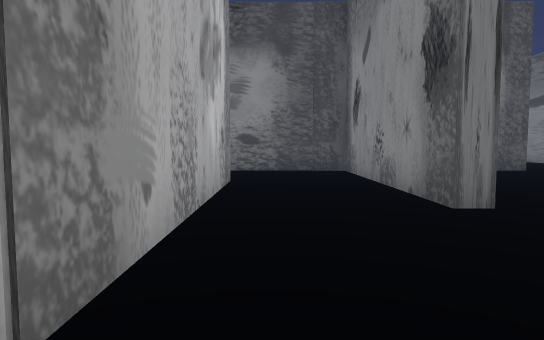
[1] (above)

18 first-person views from a walk through a Unity game level. The camera is 1.5 m above the floor, tilts 4° down and sees 75° across. The floor is counted in squares, 2 m on a side. Each view is taken from the middle of a square. On the plan, view 1 faces up. The plan holds only what a view shows up to about 11 squares ahead; the rest is blank. The place goes on beyond the plan. The player is left out. Some surface patterns are stand-ins.

[2]
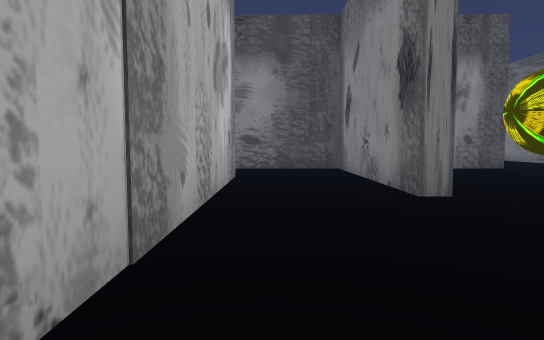

[3]
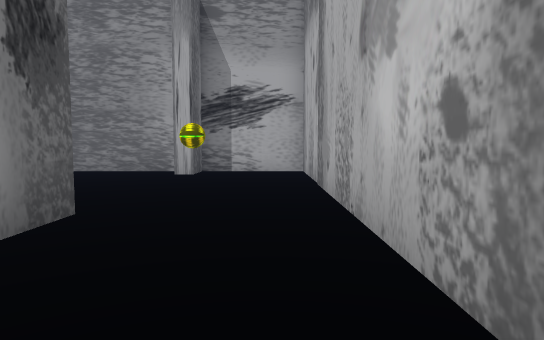

[4]
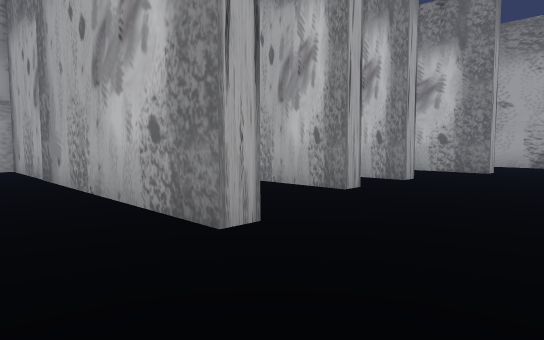

[5]
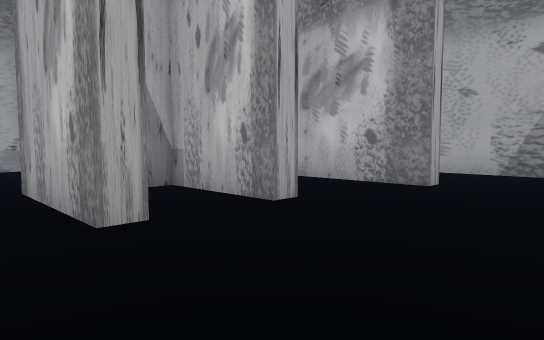

[6]
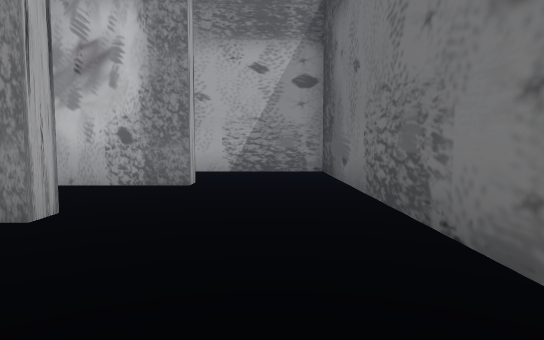

[7]
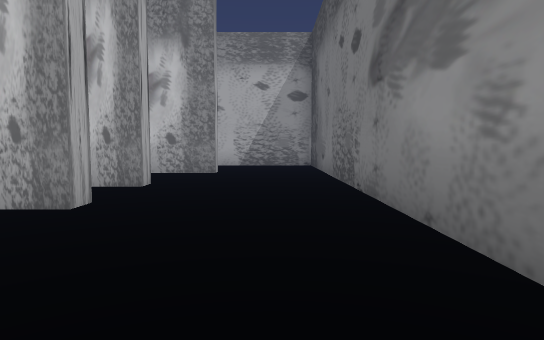

[8]
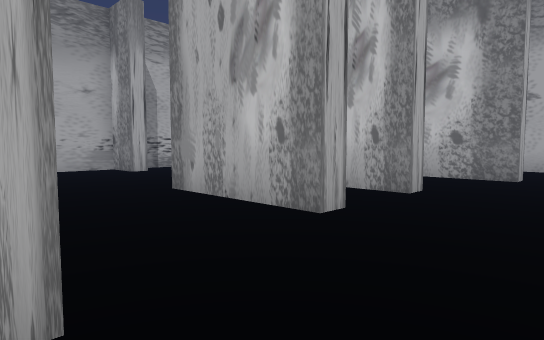

[9]
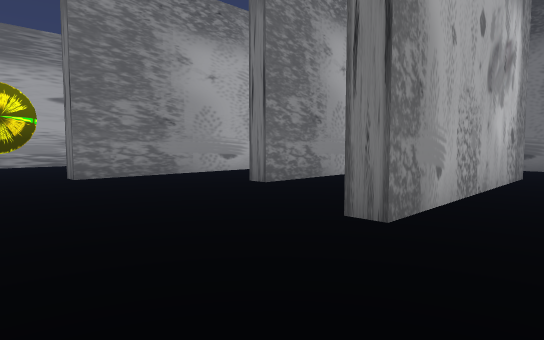

[10]
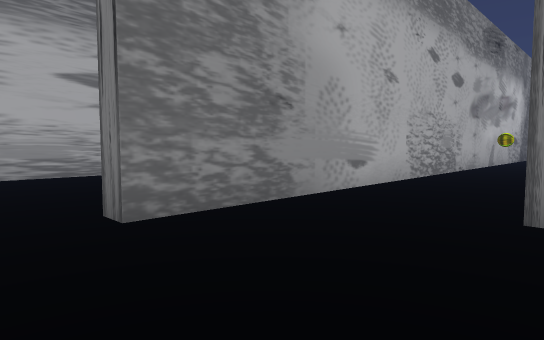

[11]
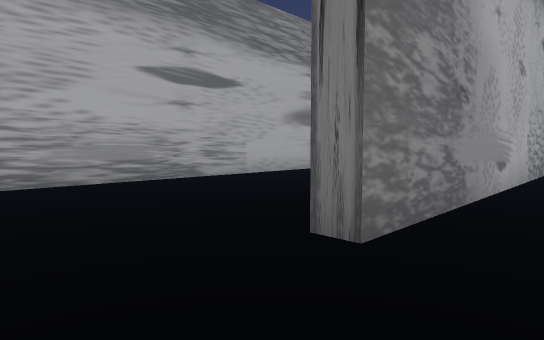

[12]
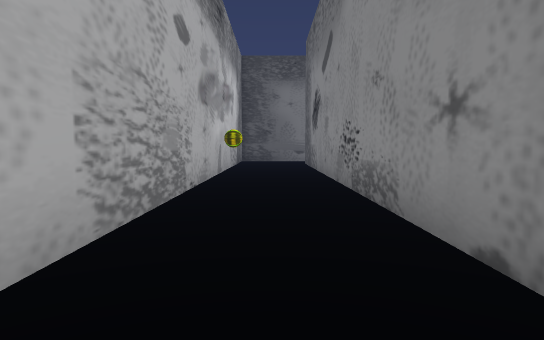

[13]
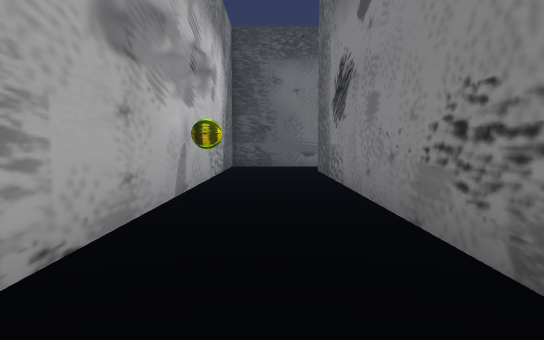

[14]
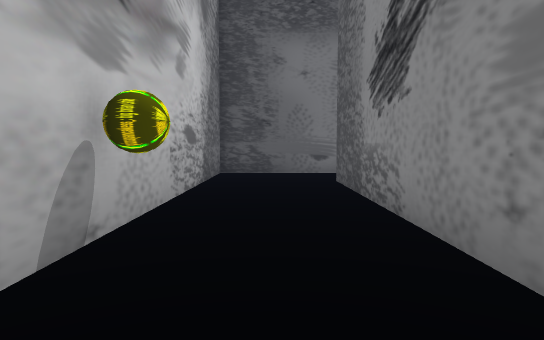

[15]
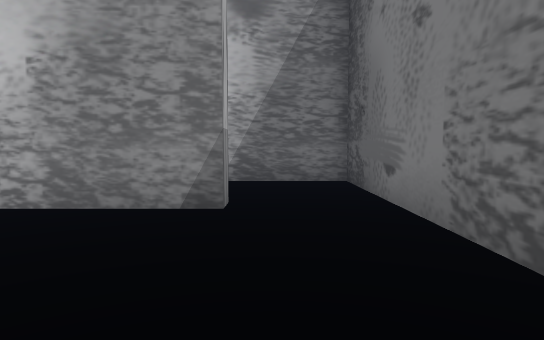

[16]
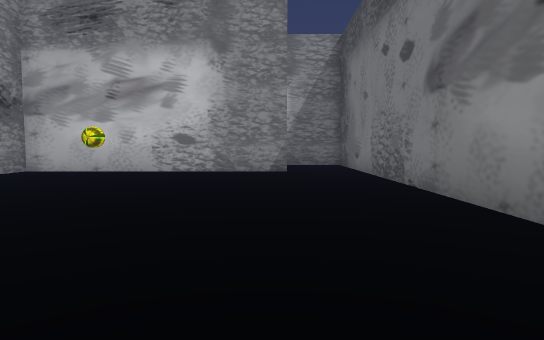

[17]
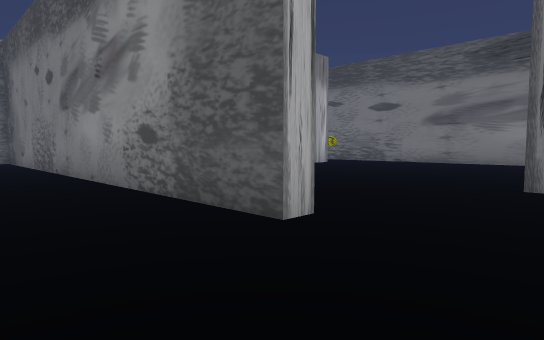

[18]
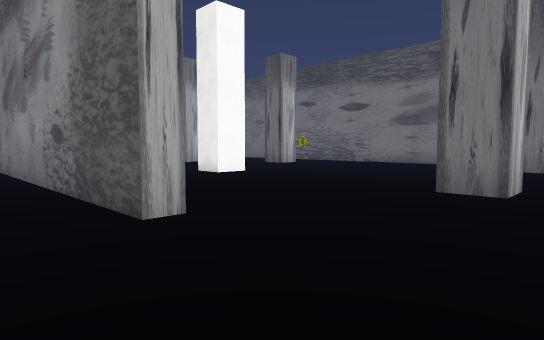

### Floor plan
Points are (right, up) in squares from view 1. A wall is a line through its corners. A room is listed if a view was taken in it or the views show most of it. See-through windows are left out.
Room 1 (views 1, 2)
walls: (2.8, 4.2) (2.2, 4.2) (2.2, 7.6); (2.8, -2.2) (5.8, -2.2); (-0.9, 7.5) (-0.9, -2.2) (2.2, -2.2) (2.2, -1.1) (2.6, -1.1)
ways out: opening at (0.5, 8) to room 2
objects: other object (2, 1)
Room 2 (views 3, 4, 5, 6, 7, 8, 9, 10, 11, 12, 13, 14, 15, 16, 17, 18)
walls: (-1.4, 21.1) (-1.4, 20.6) (-16.4, 20.6) (-16.4, 0.4) (-17, 0.4); (-6, 25.9) (-6, 24.9) (-7, 24.9); (-10.1, 7.5) (-9.6, 7.5) (-9.6, 1.2) (-10.1, 1.2); (-7, 6.6) (-6.4, 6.6) (-6.4, 4) (-5.9, 4); (-4.6, 6.6) (-4.1, 6.6) (-4.1, 3.4); (-1.5, 7.5) (-0.9, 7.5); (-13.6, 5.6) (-13.6, 18.4) (-13.2, 18.4) (-13.2, 11) (-12.1, 11); (0.8, 25.9) (0.8, 24.9) (-0.2, 24.9); (2.2, 7.6) (2.2, 10.5) (-13.2, 10.5) (-13.2, 3) (-13.8, 3); (0.5, 30.8) (0, 30.8); (-22.2, 6.4) (-22.2, -1.1); (-5.9, -0.9) (-5.3, -0.9) (-5.3, -2.2) (-3.6, -2.2)
ways out: opening at (0.5, 8) to room 1
objects: other object (-16, 14); other object (-11, 14)

Where each view was taken, in squares from view 1:
view 1: 0 up, 0 right, facing up
view 2: 1 down, 0 right, facing up
view 3: 8 up, 0 right, facing down
view 4: 10 up, 1 right, facing down-left
view 5: 10 up, 3 left, facing down-left
view 6: 9 up, 3 left, facing left
view 7: 9 up, 0 right, facing left
view 8: 9 up, 1 left, facing down-left
view 9: 2 down, 8 left, facing up-left
view 10: 1 down, 13 left, facing up-left
view 11: 2 down, 15 left, facing up-left
view 12: 4 up, 15 left, facing up
view 13: 8 up, 15 left, facing up
view 14: 11 up, 15 left, facing up
view 15: 19 up, 9 left, facing left
view 16: 18 up, 3 left, facing left
view 17: 18 up, 1 right, facing up-left
view 18: 19 up, 2 right, facing up-left
